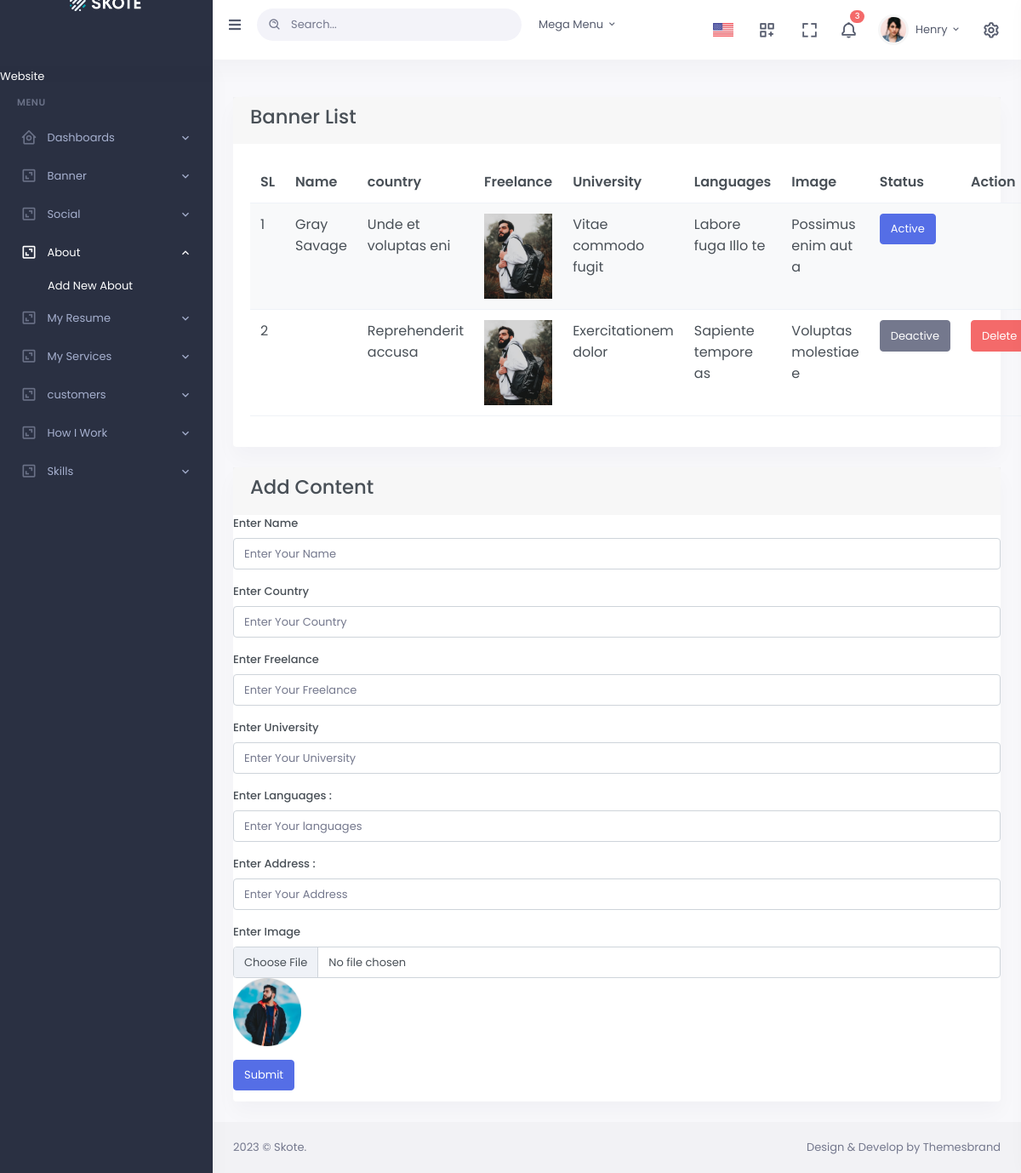
Screenshot of /backend/about.php with the database file from the repository.
### tables this page shows
CREATE TABLE `tbl_about` (
  `id` int(11) NOT NULL,
  `name` varchar(100) NOT NULL,
  `country` varchar(100) NOT NULL,
  `freelance` varchar(100) NOT NULL,
  `university` varchar(100) NOT NULL,
  `languages` varchar(100) NOT NULL,
  `address` varchar(255) NOT NULL,
  `status` int(11) NOT NULL DEFAULT 0
);

### backend/about.php (the view)
<?php
	include 'header.php';
?>
<?php
    $select = "SELECT * FROM tbl_about";
    $select_reqult = mysqli_query($db_connection, $select);
?>
<div class="page-content">
    <div class="container-fluid">
        <div class="row">
            <div class="col-lg-12 col-md-12">
              <div class="card">
                  <div class="card-header">
                    <h3>Banner List</h3>
                </div>
                <div class="card-body">
                    <table class="table table-striped">
						<thead class="thead-dark">
							<tr>
								<th>SL</th>
								<th>Name</th>
								<th>country</th>
								<th>Freelance</th>
								<th>University</th>
								<th>Languages</th>
								<th>Image</th>
								<th>Status</th>
								<th>Action</th>
							</tr>
						</thead>
<?php
    foreach($select_reqult AS $haa=>$reqult_tokra){
?>
                        <tr>
                                <td><?= $haa+1; ?></td>
                                <td><?= $reqult_tokra['name']; ?></td>
                                <td><?= $reqult_tokra['country']; ?></td>
                                <td>
                                    <img src="../frontend/img/bg/about-img.jpg" width="80" alt="">
                                </td>
                                <td>
                                    <p><?= $reqult_tokra['freelance']; ?></p>
                                </td>
                                <td>
                                    <p><?= $reqult_tokra['university']; ?></p>
                                </td>
                                <td>
                                    <p><?= $reqult_tokra['languages']; ?></p>
                                </td>
                                <td>
                                    <a href="about_status.php?id=<?= $reqult_tokra['id']; ?>" class="btn btn-<?= ($reqult_tokra['status'] == 1) ? 'primary' : 'secondary' ?>">
                                        <?= ($reqult_tokra['status'] == 1) ? 'Active' : 'Deactive' ?>
                                    </a>
                                </td>
                                <td>
<?php
    if($reqult_tokra['status'] == 0){ ?>
        <a href="about_delete.php?id=<?= $reqult_tokra['id']; ?>" class="btn btn-danger">Delete</a>
<?php  } ?>
                                </td>
                            </tr>
<?php } ?>
                    </table>
                </div>
              </div>
            </div>
        </div>
        <div class="rpw">
            <div class="col-lg12 col-md-12">
                <div class="card">
                    <div class="card-header">
                        <h3>Add Content</h3>
                    </div>
                    <div>
                        <form action="about_post.php" method="POST">
                            <div class="mb-3">
                                <label for="name">Enter Name</label>
                                <input type="text" name="name" placeholder="Enter Your Name" class="form-control" id="name">
                            </div>
                            <div class="mb-3">
                                <label for="country">Enter Country</label>
                                <input type="text" name="country" placeholder="Enter Your Country" class="form-control" id="country">
                            </div>
                            <div class="mb-3">
                                <label for="freelance">Enter Freelance</label>
                                <input type="text" name="freelance" placeholder="Enter Your Freelance" class="form-control" id="freelance">
                            </div>
                            <div class="mb-3">
                                <label for="university">Enter University</label>
                                <input type="text" name="university" placeholder="Enter Your University" class="form-control" id="university">
                            </div>
                            <div class="mb-3">
                                <label for="languages">Enter Languages :</label>
                                <input type="text" name="languages" placeholder="Enter Your languages" class="form-control" id="languages">
                            </div>
                            <div class="mb-3">
                                <label for="address">Enter Address :</label>
                                <input type="text" name="address" placeholder="Enter Your Address" class="form-control" id="address">
                            </div>
                            <div class="mb-3">
                                <label for="image">Enter Image</label>
                                <input type="file" name="image" onchange="document.getElementById('blah').src = window.URL.createObjectURL(this.files[0])" class="form-control" id="name">
                                <img src="../frontend/img/bg/hero-img.jpg" id="blah" alt="" width="80" id="Blah">
                            </div>
                            <div>
                                <button type="submit" class="btn btn-primary">Submit</button>
                            </div>
                        </form>
                    </div>
                </div>
            </div>
        </div>
    </div>
<?php
	include'footer.php';
?>

### rows the page displays
tbl_about: name "Gray Savage", country "Unde et voluptas eni", freelance "Vitae commodo fugit", university "Labore fuga Illo te", languages "Possimus enim aut a", status "Active"
tbl_about: country "Reprehenderit accusa", freelance "Exercitationem dolor", university "Sapiente tempore as", languages "Voluptas molestiae e", status "Deactive"
